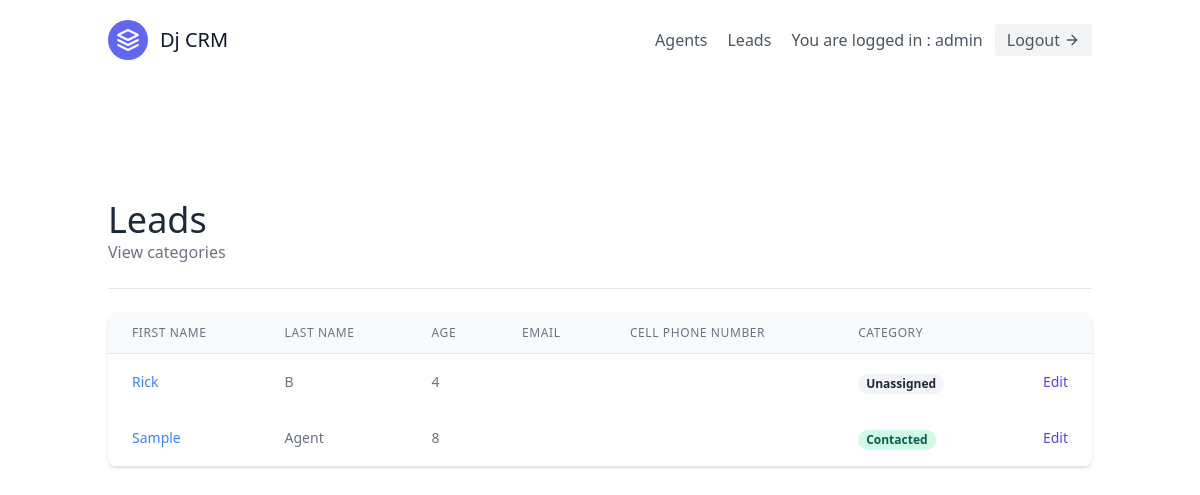
Screenshot of /leads/ (signed in) with the database file from the repository.
### leads/models.py (models this page shows, shortened)
class User(AbstractUser):
    is_organiser = models.BooleanField(default=True)
    is_agent = models.BooleanField(default=False)

class Lead(models.Model):
    first_name = models.CharField(max_length=50)
    last_name = models.CharField(max_length=50)
    age = models.IntegerField(default=0)
    phoned = models.BooleanField(default=False)
    organisation = models.ForeignKey(UserProfile,on_delete=models.CASCADE)
    agent = models.ForeignKey("Agent",on_delete=models.CASCADE) #CASCADE means if agnent is deleted then the Lead will also get deleted
    category = models.ForeignKey("Category",related_name = "leads", null=True, blank=True, on_delete=models.SET_NULL)
    description = models.TextField()
    date_added = models.DateTimeField(auto_now_add=True)
    phone_number = models.CharField(max_length=20)
    email = models.EmailField()

class Category(models.Model):
    name = models.CharField(max_length=30)
    organisation = models.ForeignKey(UserProfile,null=True,blank=True,on_delete=models.CASCADE)

### leads/views.py (the view)
# urls.py: path('',LeadListView.as_view()),
class LeadListView(mixins.LoginRequiredMixin,generic.ListView):
    template_name = "leadlist.html"
    context_object_name = 'leads'
    def get_queryset(self):
        user = self.request.user
        if user.is_organiser:
            queryset = Lead.objects.filter(organisation=user.userprofile,agent__isnull=False)
        else:
            queryset = Lead.objects.filter(organisation=user.agent.organisation,agent__isnull=False)
            queryset = queryset.filter(agent__user=user)
        return queryset
    def get_context_data(self, **kwargs):
        context = super(LeadListView,self).get_context_data(**kwargs)
        user = self.request.user
        if user.is_organiser:
            queryset = Lead.objects.filter(organisation=user.userprofile,agent__isnull=True)
            context.update({
                "unassigned_leads":queryset
            })
        return context

### templates/leadlist.html (shortened to what this page needs)
{% extends "base.html" %}
{% block content %}
<section class="text-gray-700 body-font">
    <div class="container px-5 py-24 mx-auto flex flex-wrap">
        <div class="w-full mb-6 py-6 flex justify-between items-center border-b border-gray-200">
            <div>
                <h1 class="text-4xl text-gray-800">Leads</h1>
                <a class="text-gray-500 hover:text-blue-500" href="/leads/categories/">
                    View categories
                </a>
            </div>
        </div>
        <div class="flex flex-col w-full">
            <div class="-my-2 overflow-x-auto sm:-mx-6 lg:-mx-8">
            <div class="py-2 align-middle inline-block min-w-full sm:px-6 lg:px-8">
                <div class="shadow overflow-hidden border-b border-gray-200 sm:rounded-lg">
                <table class="min-w-full divide-y divide-gray-200">
                    <thead class="bg-gray-50">
                        <tr>
                            <th scope="col" class="px-6 py-3 text-left text-xs font-medium text-gray-500 uppercase tracking-wider">
                            First Name
                            </th>
                            <th scope="col" class="px-6 py-3 text-left text-xs font-medium text-gray-500 uppercase tracking-wider">
                            Last Name
                            </th>
                            <th scope="col" class="px-6 py-3 text-left text-xs font-medium text-gray-500 uppercase tracking-wider">
                            Age
                            </th>
                            <th scope="col" class="px-6 py-3 text-left text-xs font-medium text-gray-500 uppercase tracking-wider">
                            Email
                            </th>
                            <th scope="col" class="px-6 py-3 text-left text-xs font-medium text-gray-500 uppercase tracking-wider">
                            Cell Phone Number
                            </th>
                            <th scope="col" class="px-6 py-3 text-left text-xs font-medium text-gray-500 uppercase tracking-wider">
                            Category
                            </th>
                            <th scope="col" class="relative px-6 py-3">
                            </th>
                        </tr>
                    </thead>
                    <tbody>
                        {% for lead in leads %}
                            <tr class="bg-white">
                                <td class="px-6 py-4 whitespace-nowrap text-sm font-medium text-gray-900">
                                    <a class="text-blue-500 hover:text-blue-800" href="/leads/{{lead.pk}}/">{{ lead.first_name }}</a>
                                </td>
                                <td class="px-6 py-4 whitespace-nowrap text-sm text-gray-500">
                                    {{ lead.last_name }}
                                </td>
                                <td class="px-6 py-4 whitespace-nowrap text-sm text-gray-500">
                                    {{ lead.age }}
                                </td>
                                <td class="px-6 py-4 whitespace-nowrap text-sm text-gray-500">
                                </td>
                                <td class="px-6 py-4 whitespace-nowrap text-sm text-gray-500">
                                </td>
                                <td class="px-6 py-4 whitespace-nowrap">
                                    {% if lead.category %}
                                        <span class="px-2 inline-flex text-xs leading-5 font-semibold rounded-full bg-green-100 text-green-800">
                                            {{ lead.category.name }}
                                        </span>
                                    {% else %}
                                        <span class="px-2 inline-flex text-xs leading-5 font-semibold rounded-full bg-gray-100 text-gray-800">
                                            Unassigned
                                        </span>
                                    {% endif %}
                                </td>
                                <td class="px-6 py-4 whitespace-nowrap text-right text-sm font-medium">
                                    <a href="/leads/{{ lead.pk }}/update" class="text-indigo-600 hover:text-indigo-900">
                                        Edit
                                    </a>
                                </td>
                            </tr>
                        {% empty %}
                        <p>There are currently no leads</p>
                        {% endfor %}
                    </tbody>
                </table>
                </div>
            </div>
            </div>
        </div>
    </div>
</section>
{% endblock content %}

### templates/navbar.html (shortened to what this page needs)
<header class="text-gray-600 body-font">
  <div class="container mx-auto flex flex-wrap p-5 flex-col md:flex-row items-center">
    <a class="flex title-font font-medium items-center text-gray-900 mb-4 md:mb-0">
      <svg xmlns="http://www.w3.org/2000/svg" fill="none" stroke="currentColor" stroke-linecap="round" stroke-linejoin="round" stroke-width="2" class="w-10 h-10 text-white p-2 bg-indigo-500 rounded-full" viewBox="0 0 24 24">
        <path d="M12 2L2 7l10 5 10-5-10-5zM2 17l10 5 10-5M2 12l10 5 10-5"></path>
      </svg>
      <span class="ml-3 text-xl">Dj CRM </span>
    </a>
    <nav class="md:ml-auto flex flex-wrap items-center text-base justify-center">
    {% if not request.user.is_authenticated %}
      <a href="{% url 'signup' %}"  class="mr-5 hover:text-gray-900">Sign Up</a>
      {% else %}
      {% if request.user.is_organiser %}
      <a href="/agents" class="mr-5 hover:text-gray-900">Agents</a>
      {% endif %}
      <a href="/leads" class="mr-5 hover:text-gray-900">Leads</a>
    {% endif %}
    </nav>
    {% if request.user.is_authenticated %}
      You are logged in : {{ request.user.username }}
      <a href="{% url 'logout' %}" class="ml-3 inline-flex items-center bg-gray-100 border-0 py-1 px-3 focus:outline-none hover:bg-gray-200 rounded text-base mt-4 md:mt-0">
        Logout
      <svg fill="none" stroke="currentColor" stroke-linecap="round" stroke-linejoin="round" stroke-width="2" class="w-4 h-4 ml-1" viewBox="0 0 24 24">
        <path d="M5 12h14M12 5l7 7-7 7"></path>
      </svg>
      </a>
    {% endif %}
  </div>
</header>

### rows the page displays
User: user.username "admin"
Lead: first_name "Rick", last_name "B", age "4", shows "Unassigned"
Lead: first_name "Sample", last_name "Agent", age "8", category.name "Contacted"
